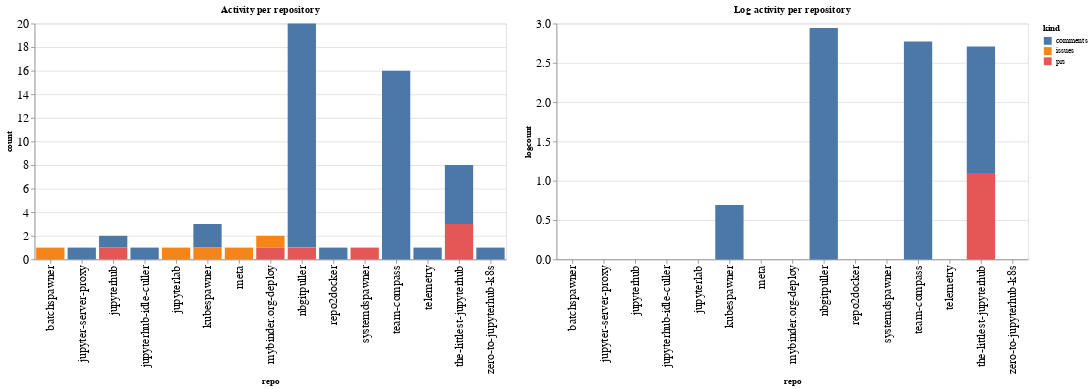

Notebook source saved alongside this figure:
### Code cell
ch1 = alt.Chart(repo_summaries, width=600, title="Activity per repository").mark_bar().encode(
    x='repo',
    y='count',
    color='kind',
    tooltip="kind"
)

ch2 = alt.Chart(repo_summaries, width=600, title="Log activity per repository").mark_bar().encode(
    x='repo',
    y='logcount',
    color='kind',
    tooltip="kind"
)

ch1 | ch2

### Figure 1 — Vega-Lite specification as saved in the notebook (floating-point values rounded to 4 significant figures)
{"config": {"axisLeft": {"labelFontSize": 15}, "axisBottom": {"labelFontSize": 15}}, "hconcat": [{"mark": "bar", "encoding": {"color": {"type": "nominal", "field": "kind"}, "tooltip": {"type": "nominal", "field": "kind"}, "x": {"type": "nominal", "field": "repo"}, "y": {"type": "quantitative", "field": "count"}}, "title": "Activity per repository", "width": 600}, {"mark": "bar", "encoding": {"color": {"type": "nominal", "field": "kind"}, "tooltip": {"type": "nominal", "field": "kind"}, "x": {"type": "nominal", "field": "repo"}, "y": {"type": "quantitative", "field": "logcount"}}, "title": "Log activity per repository", "width": 600}], "data": {"name": "data-c39b8acc2eee91b10f3ada0ccb08e16b"}, "$schema": "https://vega.github.io/schema/vega-lite/v4.8.1.json", "datasets": {"data-c39b8acc2eee91b10f3ada0ccb08e16b": [{"repo": "batchspawner", "kind": "issues", "count": 1, "logcount": 0.0}, {"repo": "jupyter-server-proxy", "kind": "comments", "count": 1, "logcount": 0.0}, {"repo": "jupyterhub", "kind": "comments", "count": 1, "logcount": 0.0}, {"repo": "jupyterhub", "kind": "prs", "count": 1, "logcount": 0.0}, {"repo": "jupyterhub-idle-culler", "kind": "comments", "count": 1, "logcount": 0.0}, {"repo": "jupyterlab", "kind": "issues", "count": 1, "logcount": 0.0}, {"repo": "kubespawner", "kind": "comments", "count": 2, "logcount": 0.6931}, {"repo": "kubespawner", "kind": "issues", "count": 1, "logcount": 0.0}, {"repo": "meta", "kind": "issues", "count": 1, "logcount": 0.0}, {"repo": "mybinder.org-deploy", "kind": "issues", "count": 1, "logcount": 0.0}, {"repo": "mybinder.org-deploy", "kind": "prs", "count": 1, "logcount": 0.0}, {"repo": "nbgitpuller", "kind": "comments", "count": 19, "logcount": 2.944}, {"repo": "nbgitpuller", "kind": "prs", "count": 1, "logcount": 0.0}, {"repo": "repo2docker", "kind": "comments", "count": 1, "logcount": 0.0}, {"repo": "systemdspawner", "kind": "prs", "count": 1, "logcount": 0.0}, {"repo": "team-compass", "kind": "comments", "count": 16, "logcount": 2.773}, {"repo": "telemetry", "kind": "comments", "count": 1, "logcount": 0.0}, {"repo": "the-littlest-jupyterhub", "kind": "comments", "count": 5, "logcount": 1.609}, {"repo": "the-littlest-jupyterhub", "kind": "prs", "count": 3, "logcount": 1.099}, {"repo": "zero-to-jupyterhub-k8s", "kind": "comments", "count": 1, "logcount": 0.0}]}}
